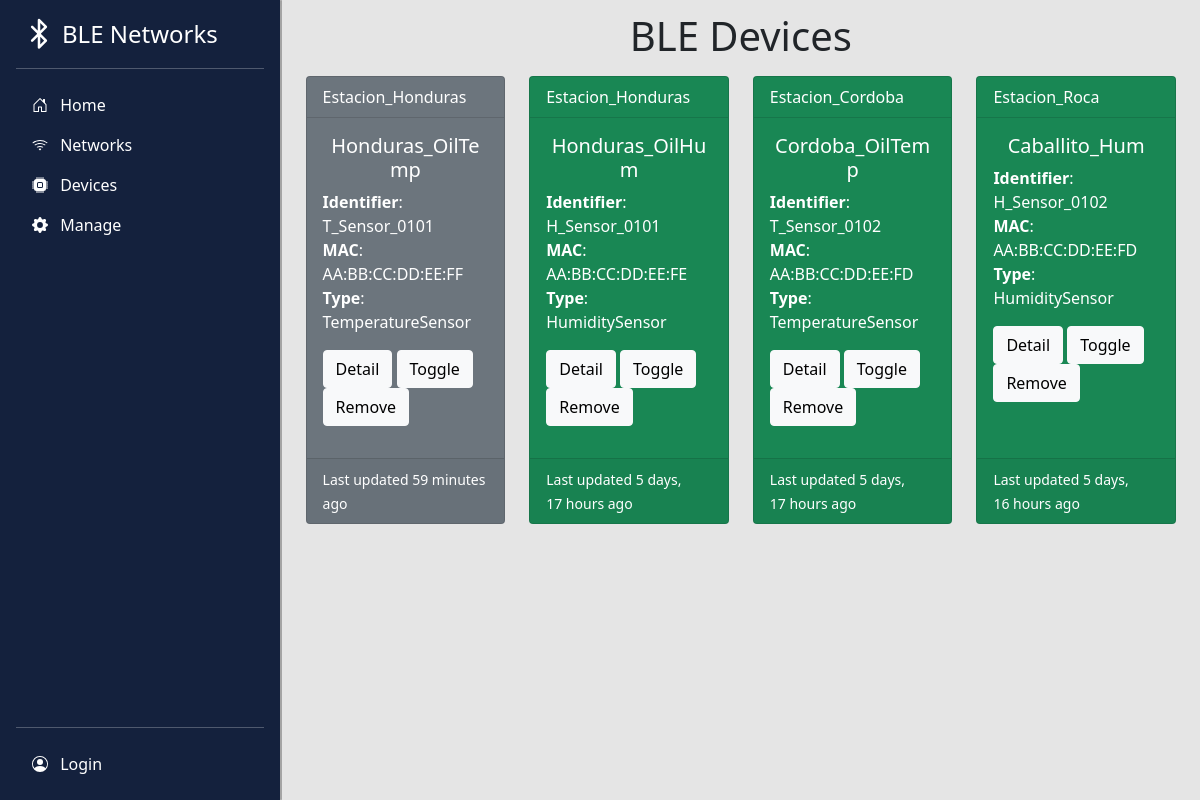
Page /bledevices/device/ on the committed database.
### bledevices/models.py (models this page shows, shortened)
class BleDevice(models.Model):
    identifier = models.CharField(max_length=200,validators=[MinLengthValidator(5, "Identifier must be greater than 4 characters")])
    friendly_name = models.CharField(max_length=200,validators=[MinLengthValidator(2, "Friendly name must be greater than 1 character")])
    mac = models.CharField(max_length=17,validators=[RegexValidator(regex=MAC_REGEX,message="Expected format is AA:BB:CC:DD:EE:FF")])
    device_type = models.ForeignKey('BleDeviceType', on_delete=models.CASCADE, null=False)
    network = models.ForeignKey('BleNetwork', on_delete=models.CASCADE, null=False)
    active = models.BooleanField(null=False)
    created_at = models.DateTimeField(auto_now_add=True)
    updated_at = models.DateTimeField(auto_now=True)

class BleNetwork(models.Model):
    name = models.CharField(max_length=200)
    location = models.CharField(max_length=200)
    active = models.BooleanField(null=False)
    created_at = models.DateTimeField(auto_now_add=True)
    updated_at = models.DateTimeField(auto_now=True)

class BleDeviceType(models.Model):
    name = models.CharField(max_length=50,validators=[MinLengthValidator(2, "Name must be greater than 1 character")])
    def __str__(self):
        return self.name

### bledevices/views.py (the view)
# urls.py: path('device/', views.BleDeviceListView.as_view(), name='all'),
class BleDeviceListView(ListView):
    model = BleDevice

### home/context_processors.py (called while the page is built)
def settings(request):
    return {
        'settings': django_settings,
    }

### bledevices/templates/bledevices/bledevice_list.html (shortened to what this page needs)
{% extends "base_nav.html" %}
{% load humanize %}
{% block main_page %}
<h1 class="text-center mt-2">BLE Devices</h1>
{% if bledevice_list %}
<div class="row d-flex justify-content-center">
  {% for bledevice in bledevice_list %}
  <div class="col-md-6 col-lg-4 col-xl-3 py-2">
  <div {% if bledevice.active %} class = "card h-100 text-white bg-success mb-3" {% else %} class="card h-100 text-white bg-secondary mb-3" {% endif %}">
    <div class="card-header bg-transparent">{{bledevice.network.name}}</div>
    <div class="card-body">
      <h5 class="card-text text-center">{{ bledevice.friendly_name}}</h5>
      <p class="card-text"> <strong>Identifier</strong>: {{ bledevice.identifier }} <br>
        <strong>MAC</strong>: {{ bledevice.mac }} <br>
        <strong>Type</strong>: {{ bledevice.device_type }}</p>
        <a href="{% url 'bledevices:bledevice_detail' bledevice.id %}" class="btn btn-light">Detail</a>
        <a href="#" onclick="toggle.call(this,event,'{% url 'bledevices:bledevice_toggle' bledevice.id %}')" class="btn btn-light">Toggle</a>
        <a href="{% url 'bledevices:bledevice_delete' bledevice.id %}" class="btn btn-light">Remove</a>
    </div>
    <div class="card-footer">
      <small class="text-white">Last updated {{ bledevice.updated_at | naturaltime }}</small>
    </div>
  </div>
  </div>
  {% endfor %}
</div>
{% else %}
  <p class="text-center">There are no BLE devices in the database.</p>
{% endif %}
{% endblock main_page %}

### bledevices/static/bledevices/sidebars.css (style rules this page uses)
body { min-height: 100vh; min-height: -webkit-fill-available; }
html { height: -webkit-fill-available; }

### bledevices/static/bledevices/css/style.css (style rules this page uses)
:root { --emphasis: #0353A4; --dark: #14213D; --light-grey: #626A69; --light:#E5E5E5; }
body { background-color: var(--light); }

### rows in the picture
BleDevice: network.name "Estacion_Honduras", friendly_name "Honduras_OilTemp", identifier "T_Sensor_0101", mac "AA:BB:CC:DD:EE:FF", device_type "TemperatureSensor", updated_at "59 minutes ago"
BleDevice: network.name "Estacion_Honduras", friendly_name "Honduras_OilHum", identifier "H_Sensor_0101", mac "AA:BB:CC:DD:EE:FE", device_type "HumiditySensor", updated_at "5 days, 17 hours ago"
BleDevice: network.name "Estacion_Cordoba", friendly_name "Cordoba_OilTemp", identifier "T_Sensor_0102", mac "AA:BB:CC:DD:EE:FD", device_type "TemperatureSensor", updated_at "5 days, 17 hours ago"
BleDevice: network.name "Estacion_Roca", friendly_name "Caballito_Hum", identifier "H_Sensor_0102", mac "AA:BB:CC:DD:EE:FD", device_type "HumiditySensor", updated_at "5 days, 16 hours ago"
